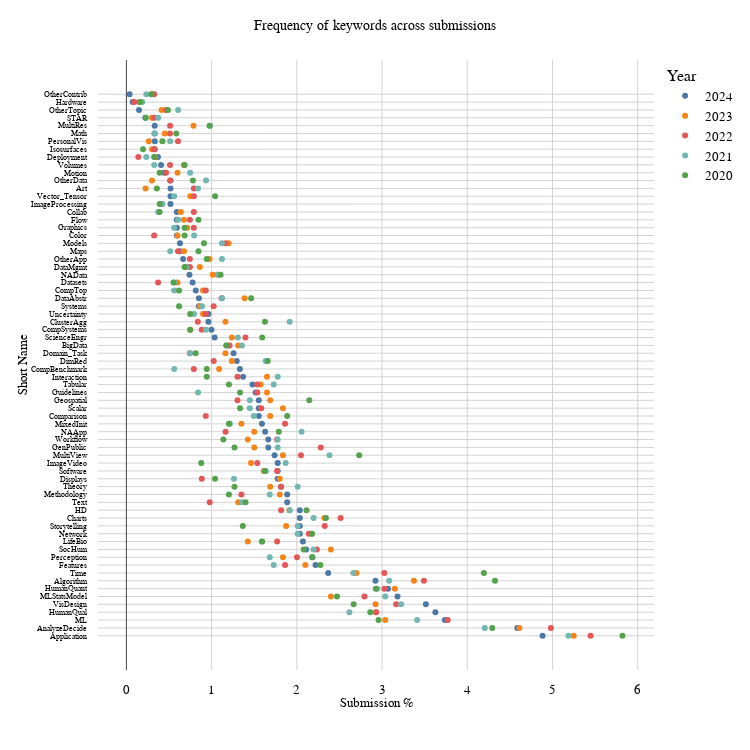

Notebook source saved alongside this figure:
### Markdown cell above
#### Keywords 

And frequencies of the use of keywords range from 5 to 120. The keywords with the highest number of occurrences are not very useful for categorizing papers, but they are very meaningful, and differentiation works effectively with accompanying keywords.  We believe that having five papers that use a keyword is sufficient to warrant retaining it.

### Code cell
# do a manual histogram to include non-specified keywords
# 
k_total['Submission %'] = k_total.groupby(['year'])['# Submissions'].transform(lambda x: x/x.sum()*100)
k_total['Year'] = k_total['year'].astype(str)  # to get categorical colors
k_year = k_total.pivot(index="year", values="Submission %", columns="Short Name").T

px.scatter(k_total,
    y = 'Short Name',
    x = 'Submission %',  # 'Submission %',
    color = 'Year',
    category_orders={"Year": ["2024", "2023", "2022", "2021", "2020"]}
    # facet_row='year',
    # category_orders={'year':  reversed([2020, 2021, 2022, 2023, 2024])},
).update_traces(
    hovertemplate = "'%{x}' specified in %{y} submissions<extra></extra>",
).update_layout(
    yaxis_tickfont_size = 8,
    yaxis_dtick = 1,
    yaxis_tickmode = 'linear',
    # yaxis_dtick = 50,
    hovermode = 'closest',
    title = 'Frequency of keywords across submissions',
    **aspect(1)
).show(config=config)

### Figure 1 — Plotly figure (JSON) as saved in the notebook; plotly's stock layout.template omitted (floating-point values rounded to 4 significant figures)
{"data": [{"hovertemplate": "'%{x}' specified in %{y} submissions<extra></extra>", "legendgroup": "2024", "marker": {"color": "#4C78A8", "symbol": "circle"}, "mode": "markers", "name": "2024", "orientation": "h", "showlegend": true, "type": "scatter", "x": [4.883, 4.587, 3.737, 3.626, 3.515, 3.182, 3.071, 2.923, 2.368, 2.22, 2.183, 2.109, 2.072, 2.035, 2.035, 2.035, 2.035, 1.887, 1.887, 1.813, 1.776, 1.776, 1.776, 1.739, 1.665, 1.665, 1.628, 1.591, 1.554, 1.554, 1.554, 1.517, 1.48, 1.369, 1.332, 1.295, 1.258, 1.184, 1.036, 0.9989, 0.9619, 0.9619, 0.8509, 0.8509, 0.8139, 0.7769, 0.7399, 0.7029, 0.6659, 0.6289, 0.6289, 0.5919, 0.5919, 0.5919, 0.5919, 0.5179, 0.5179, 0.5179, 0.5179, 0.444, 0.407, 0.37, 0.333, 0.333, 0.333, 0.333, 0.222, 0.148, 0.07399, 0.037], "xaxis": "x", "y": ["Application", "AnalyzeDecide", "ML", "HumanQual", "VisDesign", "MLStatsModel", "HumanQuant", "Algorithm", "Time", "Features", "Perception", "SocHum", "LifeBio", "Network", "Storytelling", "Charts", "HD", "Text", "Methodology", "Theory", "Displays", "Software", "ImageVideo", "MultiView", "GenPublic", "Workflow", "NAApp", "MixedInit", "Comparison", "Scalar", "Geospatial", "Guidelines", "Tabular", "Interaction", "CompBenchmark", "DimRed", "Domain_Task", "BigData", "ScienceEngr", "CompSystems", "ClusterAgg", "Uncertainty", "Systems", "DataAbstr", "CompTop", "Datasets", "NAData", "DataMgmt", "OtherApp", "Maps", "Models", "Color", "Graphics", "Flow", "Collab", "ImageProcessing", "Vector_Tensor", "Art", "OtherData", "Motion", "Volumes", "Deployment", "Isosurfaces", "PersonalVis", "Math", "MultiRes", "STAR", "OtherTopic", "Hardware", "OtherContrib"], "yaxis": "y"}, {"hovertemplate": "'%{x}' specified in %{y} submissions<extra></extra>", "legendgroup": "2023", "marker": {"color": "#F58518", "symbol": "circle"}, "mode": "markers", "name": "2023", "orientation": "h", "showlegend": true, "type": "scatter", "x": [5.249, 4.612, 3.375, 3.15, 3.037, 2.925, 2.925, 2.7, 2.4, 2.4, 2.325, 2.175, 2.1, 1.912, 1.875, 1.837, 1.837, 1.837, 1.8, 1.8, 1.687, 1.687, 1.687, 1.65, 1.65, 1.612, 1.575, 1.5, 1.5, 1.462, 1.425, 1.425, 1.387, 1.35, 1.312, 1.312, 1.237, 1.237, 1.2, 1.162, 1.162, 1.087, 1.012, 0.9749, 0.8999, 0.8999, 0.8624, 0.8624, 0.7874, 0.7499, 0.7499, 0.7124, 0.6749, 0.6749, 0.6749, 0.6374, 0.5999, 0.5999, 0.5999, 0.4499, 0.4124, 0.4124, 0.3375, 0.3, 0.3, 0.3, 0.3, 0.2625, 0.225, 0.15], "xaxis": "x", "y": ["Application", "AnalyzeDecide", "Algorithm", "HumanQuant", "ML", "HumanQual", "VisDesign", "Time", "SocHum", "MLStatsModel", "Charts", "Network", "Features", "HD", "Storytelling", "Scalar", "Perception", "MultiView", "Displays", "Methodology", "Theory", "Geospatial", "Comparison", "Guidelines", "Interaction", "Software", "Tabular", "GenPublic", "NAApp", "ImageVideo", "LifeBio", "Workflow", "DataAbstr", "MixedInit", "BigData", "Text", "DimRed", "ScienceEngr", "Models", "ClusterAgg", "Domain_Task", "CompBenchmark", "NAData", "OtherApp", "CompTop", "Uncertainty", "Systems", "DataMgmt", "MultiRes", "Vector_Tensor", "CompSystems", "Graphics", "Maps", "Flow", "Volumes", "Collab", "Color", "Datasets", "Motion", "Math", "ImageProcessing", "OtherTopic", "Deployment", "STAR", "OtherData", "Isosurfaces", "OtherContrib", "PersonalVis", "Art", "Hardware"], "yaxis": "y"}, {"hovertemplate": "'%{x}' specified in %{y} submissions<extra></extra>", "legendgroup": "2022", "marker": {"color": "#E45756", "symbol": "circle"}, "mode": "markers", "name": "2022", "orientation": "h", "showlegend": true, "type": "scatter", "x": [5.447, 4.981, 3.771, 3.492, 3.166, 3.026, 3.026, 2.933, 2.793, 2.514, 2.328, 2.281, 2.235, 2.142, 2.048, 2.002, 1.862, 1.862, 1.816, 1.816, 1.769, 1.769, 1.769, 1.583, 1.536, 1.536, 1.536, 1.397, 1.35, 1.304, 1.304, 1.21, 1.164, 1.164, 1.117, 1.071, 1.024, 1.024, 0.9777, 0.9311, 0.9311, 0.9311, 0.8845, 0.8845, 0.838, 0.7914, 0.7914, 0.7914, 0.7914, 0.7914, 0.7449, 0.7449, 0.7449, 0.7449, 0.6052, 0.6052, 0.5121, 0.5121, 0.5121, 0.5121, 0.4655, 0.4655, 0.419, 0.3724, 0.3259, 0.3259, 0.3259, 0.3259, 0.1397, 0.09311], "xaxis": "x", "y": ["Application", "AnalyzeDecide", "ML", "Algorithm", "VisDesign", "HumanQuant", "Time", "HumanQual", "MLStatsModel", "Charts", "Storytelling", "GenPublic", "SocHum", "Network", "MultiView", "Perception", "MixedInit", "Features", "Theory", "HD", "Software", "LifeBio", "Workflow", "Scalar", "Tabular", "ImageVideo", "Guidelines", "ScienceEngr", "Methodology", "Interaction", "Geospatial", "BigData", "NAApp", "Models", "DataAbstr", "NAData", "Systems", "DimRed", "Text", "CompTop", "Comparison", "Uncertainty", "Displays", "CompSystems", "ClusterAgg", "Collab", "CompBenchmark", "Art", "Vector_Tensor", "Graphics", "Domain_Task", "DataMgmt", "Flow", "OtherApp", "Maps", "PersonalVis", "Math", "OtherData", "Volumes", "MultiRes", "Motion", "OtherTopic", "ImageProcessing", "Datasets", "Color", "Isosurfaces", "STAR", "OtherContrib", "Deployment", "Hardware"], "yaxis": "y"}, {"hovertemplate": "'%{x}' specified in %{y} submissions<extra></extra>", "legendgroup": "2021", "marker": {"color": "#72B7B2", "symbol": "circle"}, "mode": "markers", "name": "2021", "orientation": "h", "showlegend": true, "type": "scatter", "x": [5.187, 4.206, 3.411, 3.224, 3.084, 3.037, 2.944, 2.664, 2.617, 2.383, 2.196, 2.196, 2.056, 2.009, 2.009, 2.009, 1.916, 1.916, 1.869, 1.776, 1.776, 1.776, 1.729, 1.729, 1.682, 1.682, 1.636, 1.636, 1.589, 1.495, 1.449, 1.449, 1.355, 1.355, 1.308, 1.262, 1.215, 1.121, 1.121, 1.121, 1.075, 0.9813, 0.9346, 0.9346, 0.8879, 0.8411, 0.8411, 0.7944, 0.7944, 0.7477, 0.7477, 0.7009, 0.6075, 0.6075, 0.5607, 0.5607, 0.5607, 0.5607, 0.5607, 0.514, 0.514, 0.4206, 0.3738, 0.3738, 0.3271, 0.3271, 0.2336, 0.2336, 0.1869], "xaxis": "x", "y": ["Application", "AnalyzeDecide", "ML", "VisDesign", "Algorithm", "MLStatsModel", "HumanQuant", "Time", "HumanQual", "MultiView", "SocHum", "Charts", "NAApp", "Network", "Theory", "Storytelling", "HD", "ClusterAgg", "ImageVideo", "Interaction", "GenPublic", "Workflow", "Tabular", "Features", "Methodology", "Perception", "Software", "DimRed", "LifeBio", "Comparison", "Geospatial", "Scalar", "BigData", "Text", "ScienceEngr", "Displays", "MixedInit", "OtherApp", "Models", "DataAbstr", "NAData", "MultiRes", "OtherData", "CompSystems", "Systems", "Guidelines", "Art", "Color", "Uncertainty", "Motion", "Domain_Task", "DataMgmt", "Flow", "OtherTopic", "Vector_Tensor", "CompTop", "Graphics", "Datasets", "CompBenchmark", "Maps", "PersonalVis", "ImageProcessing", "STAR", "Collab", "Math", "Volumes", "OtherContrib", "Deployment", "Hardware"], "yaxis": "y"}, {"hovertemplate": "'%{x}' specified in %{y} submissions<extra></extra>", "legendgroup": "2020", "marker": {"color": "#54A24B", "symbol": "circle"}, "mode": "markers", "name": "2020", "orientation": "h", "showlegend": true, "type": "scatter", "x": [5.821, 4.325, 4.293, 4.195, 2.959, 2.927, 2.862, 2.732, 2.667, 2.472, 2.341, 2.276, 2.179, 2.179, 2.146, 2.114, 2.081, 1.886, 1.789, 1.659, 1.626, 1.626, 1.593, 1.593, 1.463, 1.398, 1.366, 1.333, 1.333, 1.268, 1.268, 1.203, 1.203, 1.203, 1.171, 1.138, 1.106, 1.041, 1.041, 0.9756, 0.9431, 0.9431, 0.9431, 0.9106, 0.878, 0.8455, 0.8455, 0.813, 0.7805, 0.748, 0.748, 0.6829, 0.6829, 0.6829, 0.6829, 0.6179, 0.6179, 0.5854, 0.5528, 0.4878, 0.4228, 0.3902, 0.3902, 0.3902, 0.3577, 0.3252, 0.2927, 0.2276, 0.1951, 0.1626], "xaxis": "x", "y": ["Application", "Algorithm", "AnalyzeDecide", "Time", "ML", "HumanQuant", "HumanQual", "MultiView", "VisDesign", "MLStatsModel", "Charts", "Features", "Perception", "Network", "Geospatial", "HD", "SocHum", "Comparison", "NAApp", "DimRed", "Software", "ClusterAgg", "LifeBio", "ScienceEngr", "DataAbstr", "Text", "Storytelling", "Scalar", "Guidelines", "Theory", "GenPublic", "MixedInit", "Tabular", "Methodology", "BigData", "Workflow", "NAData", "Displays", "Vector_Tensor", "MultiRes", "CompBenchmark", "Interaction", "OtherApp", "Models", "ImageVideo", "Flow", "Maps", "Domain_Task", "OtherData", "Uncertainty", "CompSystems", "Graphics", "Color", "Volumes", "DataMgmt", "Systems", "CompTop", "Math", "Datasets", "OtherTopic", "PersonalVis", "Collab", "ImageProcessing", "Motion", "Art", "Deployment", "OtherContrib", "STAR", "Isosurfaces", "Hardware"], "yaxis": "y"}], "layout": {"height": 750, "hovermode": "closest", "legend": {"title": {"text": "Year"}, "tracegroupgap": 0}, "margin": {"t": 60}, "title": {"text": "Frequency of keywords across submissions"}, "width": 750, "xaxis": {"anchor": "y", "domain": [0, 1], "title": {"text": "Submission %"}}, "yaxis": {"anchor": "x", "domain": [0, 1], "dtick": 1, "tickfont": {"size": 8}, "tickmode": "linear", "title": {"text": "Short Name"}}}}
